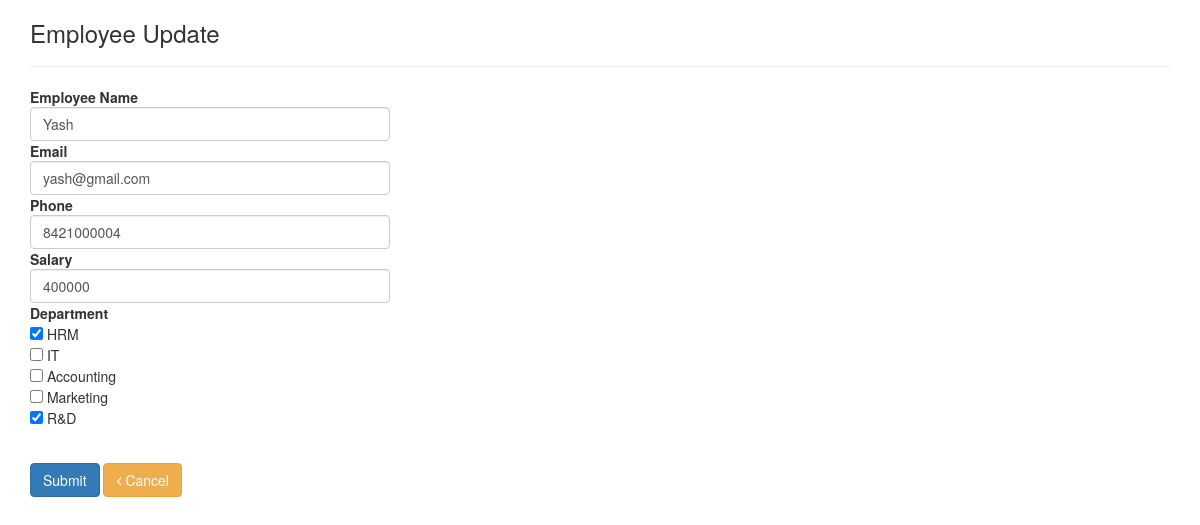
Page /employee/edit/4 on the committed database.
### tables this page shows
CREATE TABLE IF NOT EXISTS `employee` (
  `emp_id` int(11) NOT NULL,
  `emp_name` varchar(255) NOT NULL,
  `email_address` varchar(150) NOT NULL,
  `phone_no` bigint(20) NOT NULL,
  `salary` float NOT NULL,
  `status` tinyint(4) NOT NULL COMMENT '0-Inactive,1-Active,2-Delete'
);

CREATE TABLE IF NOT EXISTS `department` (
  `id` int(11) NOT NULL,
  `name` varchar(100) NOT NULL
);

### application/controllers/Employee.php (called while the page is built, shortened)
<?php
class Employee extends CI_Controller {
	public function __construct()
	{
		$this->load->model('employee_model');
		$this->load->helper('email');
		$this->load->library('form_validation');
	}
	public function edit($emp_id='')
	{
		$result = $this->employee_model->getsingleemployee($emp_id);
		$department = $this->employee_model->getdepartment();
		$this->load->view('edit',['result'=>$result,'department'=>$department]);
	}
}

### index.php (called while the page is built, shortened)
<?php
require_once BASEPATH.'core/CodeIgniter.php';

### application/models/employee_model.php (called while the page is built, shortened)
<?php
class Employee_model extends CI_model
{
	public function getdepartment()
	{
		$query = $this->db->select("*")->get('department');
		return $query->result();
	}
	public function getsingleemployee($emp_id)
	{
		$query = $this->db->select("*")->where('emp_id',$emp_id)->get('employee');
		return $query->row();
	}
}
?>

### application/views/edit.php (the view, shortened to what this page needs)
<!DOCTYPE html>
<html>
<head>
</head>
	<?php echo link_tag('https://maxcdn.bootstrapcdn.com/bootstrap/3.3.0/css/bootstrap.min.css'); ?>
	<link rel="stylesheet" href="https://maxcdn.bootstrapcdn.com/bootstrap/3.3.7/css/bootstrap.min.css" />
	<link rel="stylesheet" type="text/css" href="https://stackpath.bootstrapcdn.com/font-awesome/4.7.0/css/font-awesome.min.css">
<body>
	<div class="container">
		<div class="row">
			<div class="col-md-12">
			<h3>Employee Update</h3>
			<hr>
			<?php echo form_open_multipart('employee/save',['name'=>'insertdata','autocomplete'=>'off']);?>
				<div class="row">
					<div class="col-md-4"><b>Employee Name</b>
						<?php echo form_input(['name'=>'emp_name','class'=>'form-control','value'=>set_value('emp_name',$result->emp_name)]); ?>
					</div>
				</div>
				<div class="row">
					<div class="col-md-4"><b>Email</b>
						<?php echo form_input(['name'=>'email_address','class'=>'form-control','value'=>set_value('email_address',$result->email_address)]); ?>
					</div>
				</div>
				<div class="row">
					<div class="col-md-4"><b>Phone</b>
						<?php echo form_input(['name'=>'phone_no','class'=>'form-control','value'=>set_value('phone_no',$result->phone_no)]); ?>
					</div>
				</div>
				<div class="row">
					<div class="col-md-4"><b>Salary</b>
						<?php echo form_input(['name'=>'salary','class'=>'form-control','value'=>set_value('salary',$result->salary)]); ?>
					</div>
				</div>
				<div class="row">
					<div class="col-md-4"><b>Department</b><br>
				        <?
				        $depa = $this->db->query("SELECT GROUP_CONCAT(dep_id SEPARATOR ', ') as dep_id from details where emp_id = ".$result->emp_id);
				        $d = $depa->row();
				        if (count($department) > 0) {
					        foreach ($department as $dep) :
					            $che = '';
					        	if(in_array($dep->id,explode(',', $d->dep_id)))
					        	{
					        		$che = "checked";
					        	}
					        	?>
					        <input type="checkbox" name="department_id[]" value="<?=$dep->id?>" <?= $che ?>> <?=$dep->name?>
					        <br>
								<? endforeach ;
							} ?>
					</div>
				</div>
				<div class="row">
					<div class="col-md-4" style="margin-top: 3%">
						<?php echo form_submit(['name'=>'insert','value'=>'Submit','class'=>'btn btn-primary']); ?>
						 <a href="<?php echo base_url(); ?>" name="Cancel" class="btn  btn-warning "><i class="fa fa-angle-left"></i> Cancel</a>
					</div>
				</div>
			<?php echo form_close();?>
		</div>
		</div>
	</div>
</body>
</html>

### rows in the picture
employee: emp_name "Yash", email_address "yash@gmail.com", phone_no "8421000004", salary "400000"
department: name "HRM"
department: name "IT"
department: name "Accounting"
department: name "Marketing"
department: name "R&D"
